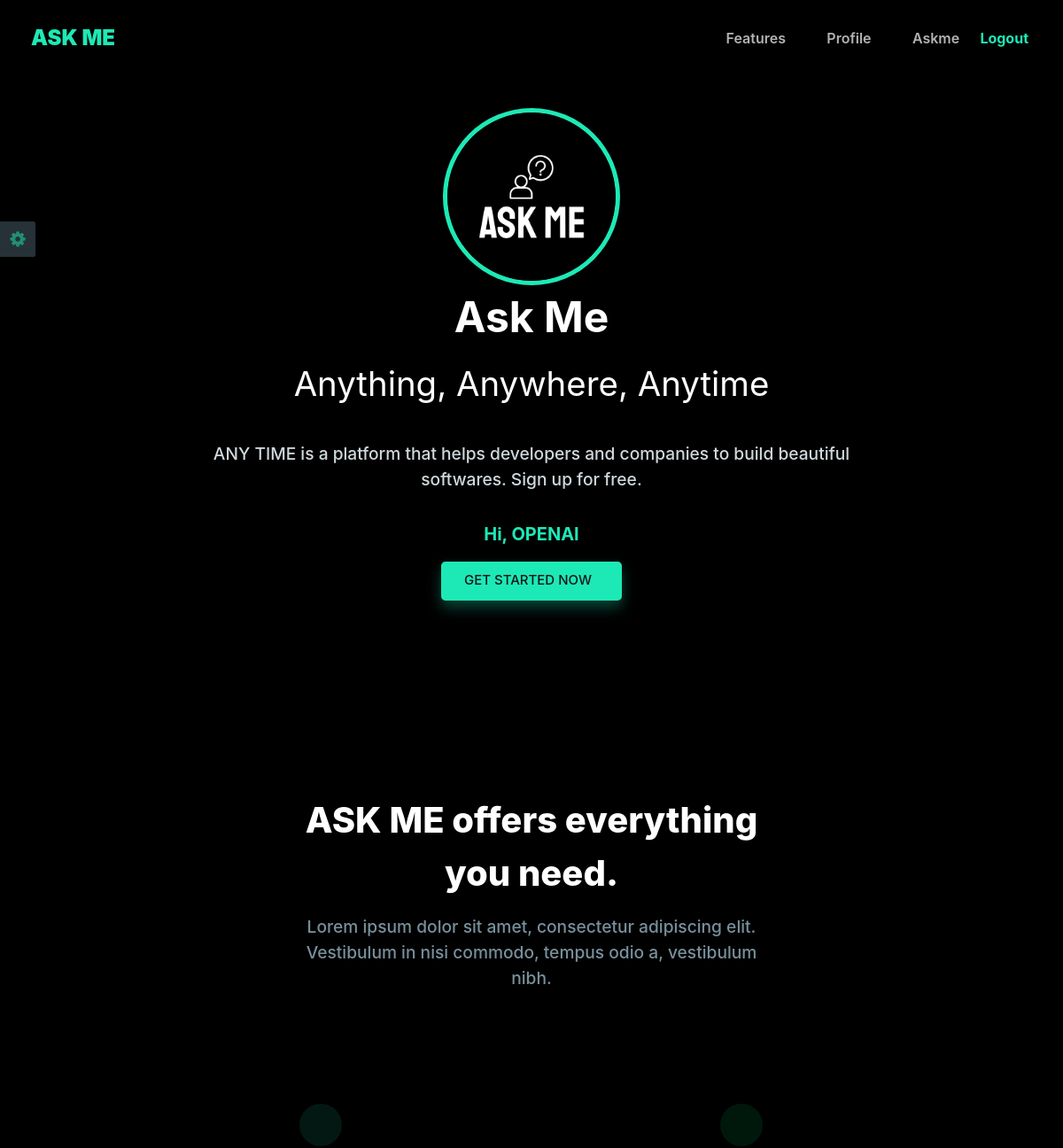
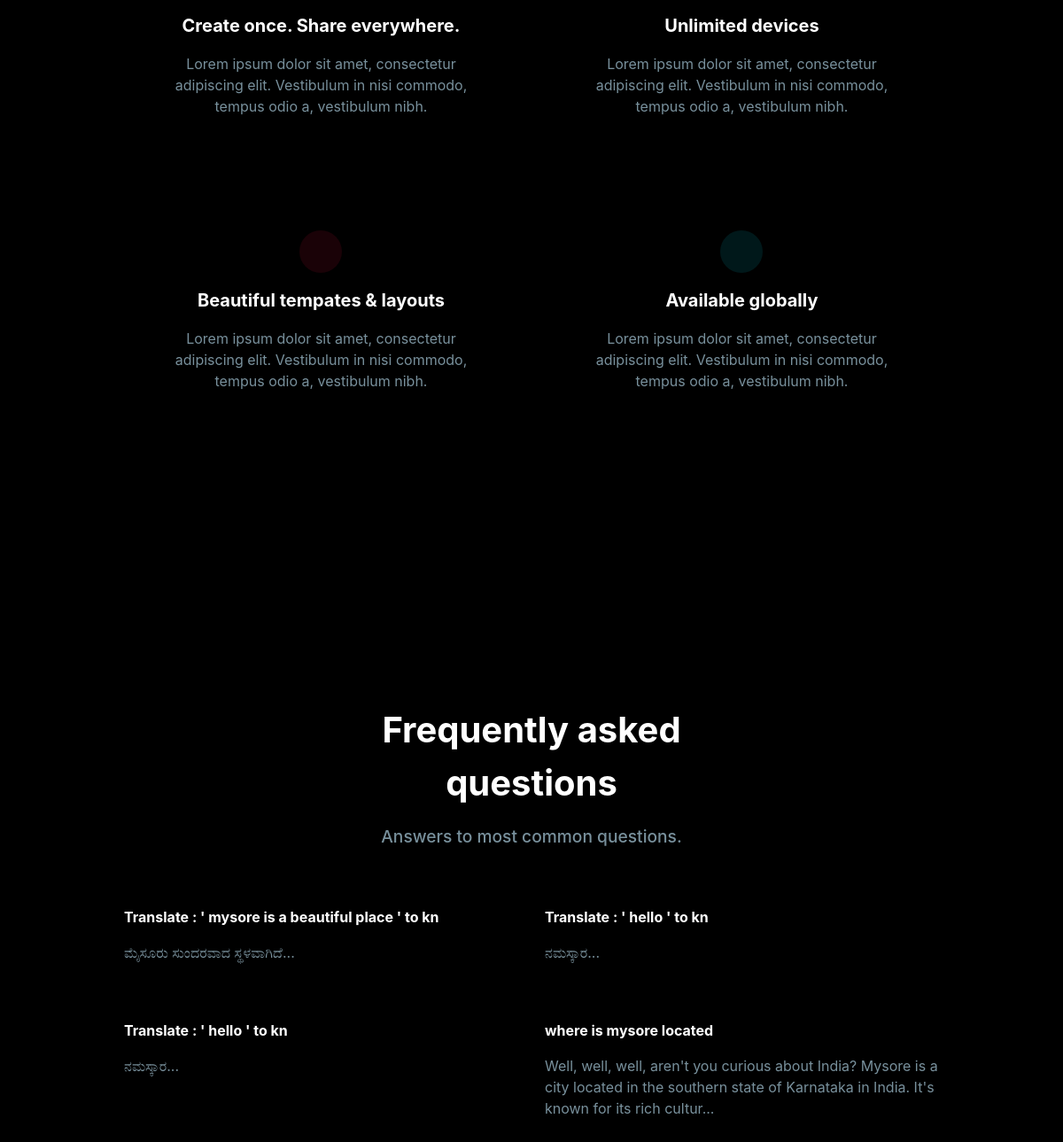
Screenshot of / (signed in) with the database file from the repository (2 pictures, top to bottom).
### AITextAssist/models.py (models this page shows, shortened)
class Message(models.Model):
    content = models.TextField(max_length=100000)
    created = models.DateTimeField(auto_now=True)
    user = models.ForeignKey(User,on_delete=models.CASCADE)
    sendto = models.ForeignKey(User,on_delete=models.CASCADE, related_name="sendto")
    isImage = models.BooleanField(default=False)
    imgURL = models.CharField(max_length=1000000, blank=True, null=True)
    msgtype = models.CharField(max_length=200,blank=True,null=True)

### AITextAssist/views.py (the view)
# urls.py: path("",views.index,name="index"),
def index(request):
    try:
        AImessages = []
        MYmessages = []
        aimessages = Message.objects.all().order_by("-created")[:8:2]
        mymessages = Message.objects.all().order_by("-created")[1:8:2]
        messages = []
        for message in aimessages:
            AImessages.append(message.content)
        for message in mymessages:
            MYmessages.append(message.content)
        for i in range(len(AImessages)):
            dictionary = {}
            dictionary['answer'] = AImessages[i]
            dictionary['question'] = MYmessages[i]
            messages.append(dictionary)
    except:
        pass
    return render(request,"base/index.html",{
        "messages":messages
    })

### AITextAssist/templates/base/index.html (shortened to what this page needs)
{% load static %}
<!doctype html>
<html lang="en">
<head>
    <link href="https://rsms.me/inter/inter-ui.css" rel="stylesheet">
    <link rel="stylesheet" href="https://cdnjs.cloudflare.com/ajax/libs/font-awesome/4.7.0/css/font-awesome.min.css">
    <link rel="stylesheet" href="https://cdnjs.cloudflare.com/ajax/libs/slick-carousel/1.8.1/slick.min.css">
    <link rel="stylesheet" href="https://cdnjs.cloudflare.com/ajax/libs/slick-carousel/1.8.1/slick-theme.min.css">
    <link rel="stylesheet" href="{% static 'css/default.css' %}" id="theme-color">
</head>
<body>
    <section class="smart-scroll">
        <div class="container-fluid">
            <nav class="navbar navbar-expand-md navbar-dark">
                <a class="navbar-brand heading-black" href="{% url 'index' %}">
                    <span class="logo">ASK ME</span>
                </a>
                <div class="collapse navbar-collapse" id="navbarCollapse">
                    <ul class="navbar-nav ml-auto">
                        <li class="nav-item">
                            <a class="nav-link page-scroll" href="#features">Features</a>
                        </li>
                        {% if request.user.is_authenticated %}
                        <li class="nav-item">
                            <a class="nav-link page-scroll" href="{% url 'profile' request.user.id %}">Profile</a>
                        </li>
                        <li class="nav-item">
                            <a class="nav-link page-scroll" href="{% url 'chat' %}">Askme</a>
                        </li>
                        {% endif %}
                    </ul>
                </div>
                <div>
                    {% if request.user.is_authenticated %}
                    <a class="pr-1" href="{% url 'logout' %}">
                        <strong>Logout</strong>
                    </a>
                    {% else %}
                    <a class="pr-1" href="{% url 'register' %}">
                        <strong>Login</strong>
                    </a>
                    {% endif %}
                </div>
            </nav>
        </div>
    </section>
    <section class="py-7 py-md-0 bg-hero" id="home">
        <div class="container">
            <div class="row vh-md-100">
                <div class="col-md-8 col-sm-10 col-12 mx-auto my-auto text-center">
                    <img src="{% static 'img/askme-logo.png' %}" id="askme-logo" alt="logo" width="200">
                    <h1 class="text-capitalize small-text head">Ask Me<br> <span class="small">Anything, Anywhere,
                            Anytime</span></h1>
                    <p class="lead py-3">ANY TIME is a platform that helps developers and companies to build beautiful
                        softwares. Sign up for free.</p>
                    {% if request.user.is_authenticated %}
                    <h5 class="name">Hi, {{request.user.username|upper}}</h5>
                    {% endif %}
                    <a href="{% url 'chat' %}">
                        <button class="btn btn-primary d-inline-flex flex-row align-items-center">
                            Get started now
                        </button>
                    </a>
                </div>
            </div>
        </div>
    </section>
    <section class="pt-6 pb-7" id="features">
        <div class="container">
            <div class="row">
                <div class="col-md-6 mx-auto text-center">
                    <h2 class="heading-black head">ASK ME offers everything you need.</h2>
                    <p class="text-muted lead">Lorem ipsum dolor sit amet, consectetur adipiscing elit. Vestibulum in
                        nisi
                        commodo, tempus odio a, vestibulum nibh.</p>
                </div>
            </div>
            <div class="row mt-5">
                <div class="col-md-10 mx-auto">
                    <div class="row feature-boxes">
                        <div class="col-md-6 box">
                            <div class="icon-box box-primary">
                                <div class="icon-box-inner">
                                </div>
                            </div>
                            <h5>Create once. Share everywhere.</h5>
                            <p class="text-muted">Lorem ipsum dolor sit amet, consectetur adipiscing elit. Vestibulum in
                                nisi commodo, tempus odio a, vestibulum nibh.</p>
                        </div>
                        <div class="col-md-6 box">
                            <div class="icon-box box-success">
                                <div class="icon-box-inner">
                                </div>
                            </div>
                            <h5>Unlimited devices</h5>
                            <p class="text-muted">Lorem ipsum dolor sit amet, consectetur adipiscing elit. Vestibulum in
                                nisi commodo, tempus odio a, vestibulum nibh.</p>
                        </div>
                        <div class="col-md-6 box">
                            <div class="icon-box box-danger">
                                <div class="icon-box-inner">
                                </div>
                            </div>
                            <h5>Beautiful tempates & layouts</h5>
                            <p class="text-muted">Lorem ipsum dolor sit amet, consectetur adipiscing elit. Vestibulum in
                                nisi commodo, tempus odio a, vestibulum nibh.</p>
                        </div>
                        <div class="col-md-6 box">
                            <div class="icon-box box-info">
                                <div class="icon-box-inner">
                                </div>
                            </div>
                            <h5>Available globally</h5>
                            <p class="text-muted">Lorem ipsum dolor sit amet, consectetur adipiscing elit. Vestibulum in
                                nisi commodo, tempus odio a, vestibulum nibh.</p>
                        </div>
                    </div>
                </div>
            </div>
        </div>
    </section>
    <section class="py-7" id="faq">
        <div class="container">
            <div class="row">
                <div class="col-md-6 mx-auto text-center">
                    <h2>Frequently asked questions</h2>
                    <p class="text-muted lead">Answers to most common questions.</p>
                </div>
            </div>
            <div class="row mt-5">
                <div class="col-md-10 mx-auto">
                    <div class="row">
                        {% for message in messages|slice:"0:4" %}
                        <div class="col-md-6 mb-5">
                            <h6>{{message.question}}</h6>
                            <p class="text-muted">{{message.answer|slice:"0:150"}}...</p>
                        </div>
                        {% endfor %}
                    </div>
                </div>
            </div>
        </div>
    </section>
    <div class="switcher-wrap">
        <div class="switcher-trigger">
            <span class="fa fa-gear"></span>
        </div>
    </div>
</body>
</html>

### AITextAssist/templates/base/index.html (style rules this page uses)
.name { color: #1DE9B6; }
#askme-logo { border-radius: 50%; border:5px solid #1DE9B6; }

### rows the page displays
Message: question "Translate : ' mysore is a beautiful place ' to kn"
Message: answer "ಮೈಸೂರು ಸುಂದರವಾದ ಸ್ಥಳವಾಗಿದೆ"
Message: question "Translate : ' hello ' to kn"
Message: answer "ನಮಸ್ಕಾರ"
Message: question "Translate : ' hello ' to kn"
Message: answer "ನಮಸ್ಕಾರ"
Message: question "where is mysore located"
Message: answer "Well, well, well, aren't you curious about India? Mysore is a city located in the southern state of Karnataka in India. It's known for its rich cultur"

### other values shown
{{ request.user.username|upper }} "OPENAI"
